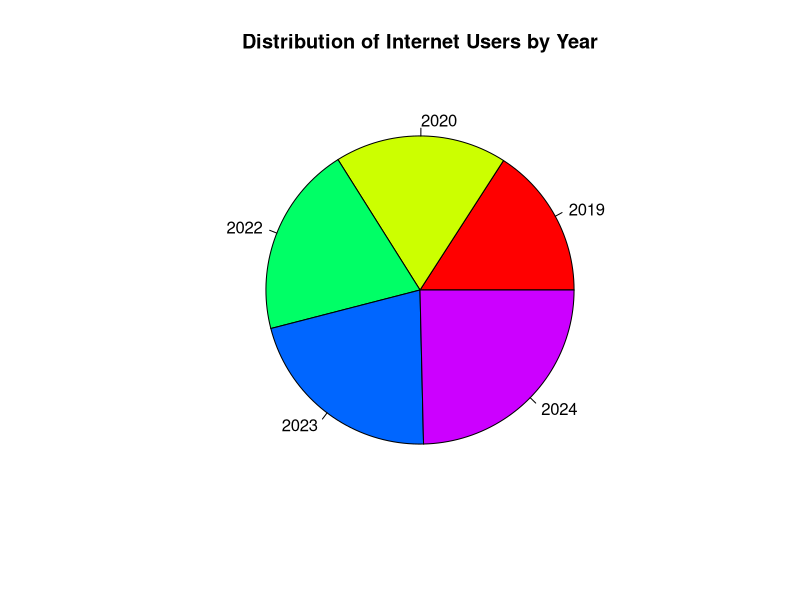
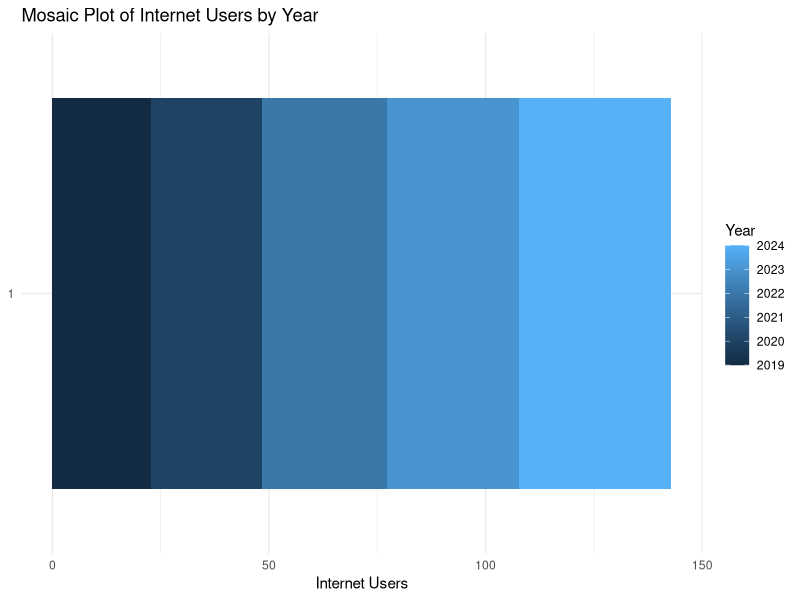
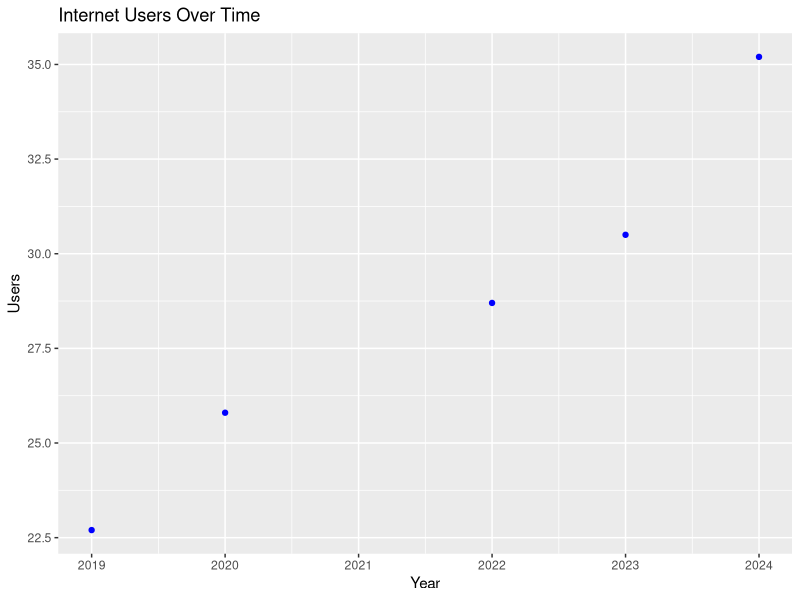

Write the R code that produced these figures, in order.
# Load the required library
library(ggplot2)

# Internet Users by Browser Dataset
internet_data <- data.frame(
  Year = c(2019, 2020, 2022, 2023, 2024),
  Browser = c("Chrome", "Chrome", "Chrome", "Chrome", "Chrome"),
  Users = c(22.7, 25.8, 28.7, 30.5, 35.2)
)

# Pie Plot
pie(internet_data$Users, labels = internet_data$Year, 
    main = "Distribution of Internet Users by Year",
    col = rainbow(length(internet_data$Users)))

# Mosaic Plot
ggplot(data = internet_data, aes(x = factor(1), y = Users, fill = Year)) +
  geom_bar(stat = "identity") +
  coord_flip() +
  theme_minimal() +
  labs(title = "Mosaic Plot of Internet Users by Year",
       x = NULL,
       y = "Internet Users",
       fill = "Year")

# Scatter Plot
ggplot(internet_data, aes(x = Year, y = Users)) +
  geom_point(color = "blue") +
  labs(title = "Internet Users Over Time",
       x = "Year",
       y = "Users")
